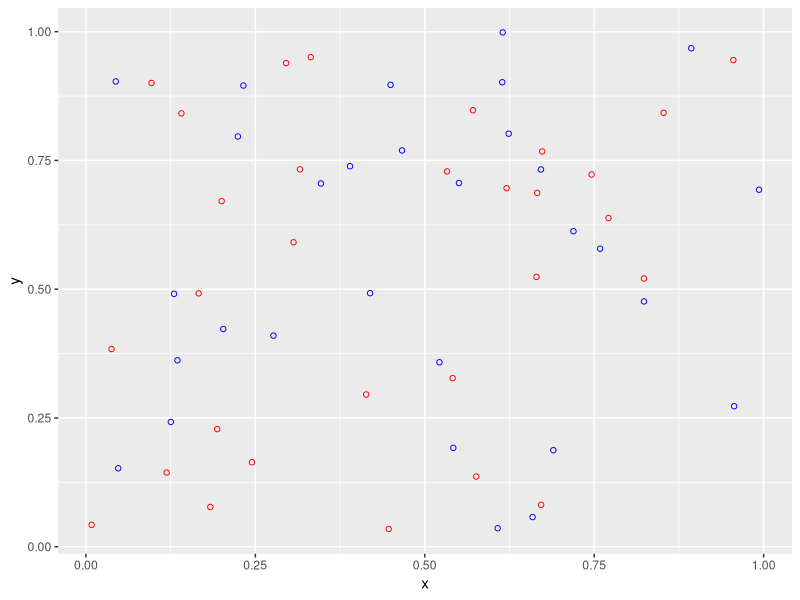

The R script that drew this image:

#install.packages('corpcor')
library('corpcor')
library('ggplot2')
library('gplots')

final_unif_list<- list()
vector1_unif<-list()

# iterating code 20 times to get 20 plots
iter<-20

par(mfrow=c(5,4))

for (f in 1:iter){
  
  
  n1 <- 30 #sample 1 size
  n2 <- 30 #sample 2 size
  n<- n1+n2
  k <- 3 # number of nearest neighbors
  
  #Generate random points in 2D from Uniform Distribution
  
  x1 <- runif(n1) # SAMPLE 1 x coordinate from uniform
  y1 <- runif(n1) # SAMPLE 1 y coordinate from uniform
  x2 <- runif(n2) # SAMPLE 2 x coordinate from uniform
  y2 <- runif(n2) # SAMPLE 2 y coordinate from uniform
  
  # Putting data points from sample 1 in the dataframe df1_unif, and data points from sample 2 in df2_unif
  
  df1_unif <- data.frame(x1,y1)
  rownames(df1_unif)<-c(1:n1) # labeling the points from 1 through n1
  df2_unif <- data.frame(x2,y2)
  rownames(df2_unif)<-c(n1+1:n2) # labeling the points from n1+1 through n1+n2
  
  # Scatterplot of points
  
  scatterplot_unif <- ggplot() + geom_point(data=df1_unif, aes(x=df1_unif[,1],y=df1_unif[,2]),shape=1, fill="red",color="red")+
    geom_point(data=df2_unif, aes(x=df2_unif[,1],y=df2_unif[,2]), shape=1, color="blue") +xlab("x")+ylab("y")
  
  scatterplot_unif
  
  #combining two samples (appending df2_unif under df1_unif)
  
  df_unif<-rbind(as.matrix(df1_unif), as.matrix(df2_unif))
  
  #Computing distance of each data point in combined sample with every other data point in the sample
  
  distance_mat_unif <- matrix(NA,nrow=n, ncol=n)
  rownames(distance_mat_unif)<-c(1:n)
  
  for (i in 1:n)
  {
    for ( j in 1:n)
    {
      distance_mat_unif[i,j] <- sqrt(min(abs(df_unif[i,1]-df_unif[j,1]),(1-abs(df_unif[i,1]-df_unif[j,1])))^2+min(abs(df_unif[i,2]-df_unif[j,2]),(1-abs(df_unif[i,2]-df_unif[j,2])))^2)
    }
  }
  
  # distance_mat_unif is the dataframe with distances of each point to every other point
  
  # Matrix of k nearest neighbors of each point
  
  mat_unif<- matrix(NA, nrow=n, ncol=k) 
  
  for (i in 1:n)
  { 
    for (j in 1:k)
    {
      mat_unif[i,j]<- which(distance_mat_unif[i,] == sort(unique(distance_mat_unif[i,]),partial=j+1)[j+1])   
    }
  }
  rownames(mat_unif)<-c(1:n)
  
  # mat_unif is the list of points and their k (in this case 3) nearest neighbors 
  
  # Boolean Matrix indicating if neighbor is from the same sample as corresponding data point
  
  bool_mat_unif<- matrix(NA, nrow=n, ncol=k) #boolean matrix indicating if NN's are from same sample as data point
  
  for (i in 1:n)
  {
    for (j in 1: k)
    {
      if (i<=n1 & mat_unif[i,j] <= n1 )
      {
        bool_mat_unif[i,j]=1
      }
      else if (i > n1 & mat_unif[i,j] > n1)
      {
        bool_mat_unif[i,j]=1
      }
      else 
      {
        bool_mat_unif[i,j]=0
      }
    }
  }
  rownames(bool_mat_unif)<-c(1:n)
  
  # bool_mat_unif is a boolean matrix, 1 indicates the neighbor is from the same sample as the reference point, 0 indicates it's not
  
  #counting number of nearest neighbors from same sample of each data point 
  
  counter_mat_unif <- matrix(NA, nrow=n, ncol=1)
  
  for(i in 1:n)
  {
    counter_mat_unif[i,1]<-sum(bool_mat_unif[i,])
  }
  
  rownames(counter_mat_unif)<-c(1:n)
  
  # counter_mat_unif is just the number of nearest neighbors of a reference point from the same sample as the reference point
  
  #-------------- Approximating P(....) by computing number of pairs of points (i,i') with with number of nearest neighbors h and h' respectively
  #Computing number of pairs of NN for different combinations of h and h'
  
  newmat_unif<- matrix(NA,nrow=n1,ncol=1)
  for(i in 1:n1)
  {
    newmat_unif[i,1]<-counter_mat_unif[i,1]
  }
  rownames(newmat_unif)<-c(1:n1)
  colnames(newmat_unif)<-c("h")
  
  ctr<-0
  ctr_mat<-1
  number_of_pairs_mat_unif<-matrix(NA, nrow=(k+1)^2, ncol=3)
  
  for (h in 0:k)
  {
    for (k in 0:k)
    {
      for (i in 1:n1)
      {
        if (newmat_unif[i,]==h)
        {
          for (j in 1:n1)
          { 
            if(newmat_unif[j,]==k & j!=i)
            {         
              ctr=ctr+1
            }
          }
        }
      }
      if (h==k)
      {
        ctr=ctr/2
      }
      
      number_of_pairs_mat_unif[ctr_mat,]<- c(h,k,ctr)
      ctr_mat<-ctr_mat+1
      ctr<-0
      
    }
  }
  
  # writing the combination of pairs as matrix
  
  nn_unif<- matrix(NA,nrow=k+1,ncol=k+1)
  for (i in 0:k)
  {
    for (j in 0:k)
    {
      nn_unif[i+1,j+1]<-number_of_pairs_mat_unif[j+1+(k+1)*(i),3]
    }
  }
  
  
  rownames(nn_unif)<-c(0:k)
  colnames(nn_unif)<-c(0:k)
  
  final_unif_list[[f]]<-nn_unif
  vector1_unif[[f]]<-sm2vec(final_unif_list[[f]], diag=TRUE)
  #Estimate of P(NN(i)=h,NN(i')=h')
  
  p_est<-matrix(NA,nrow=k+1,ncol=k+1)
  for(h in 0:k)
  {
    for(hp in 0:k)
    {
      if (h!=hp)
      {
        p_est[h+1,hp+1] <- ((nn_unif[h+1,hp+1]+nn_unif[hp+1,h+1]))/(n1*(n1-1))
      }
      else 
      {
        p_est[h+1,hp+1]<-(2*nn_unif[h+1,hp+1]/(n1*(n1-1))) ###numerator was multiplied by 2- check
      }
    }
  }
  rownames(p_est)<-c(0:k)
  colnames(p_est)<-c(0:k) 
}

p_est
nn_unif
  
